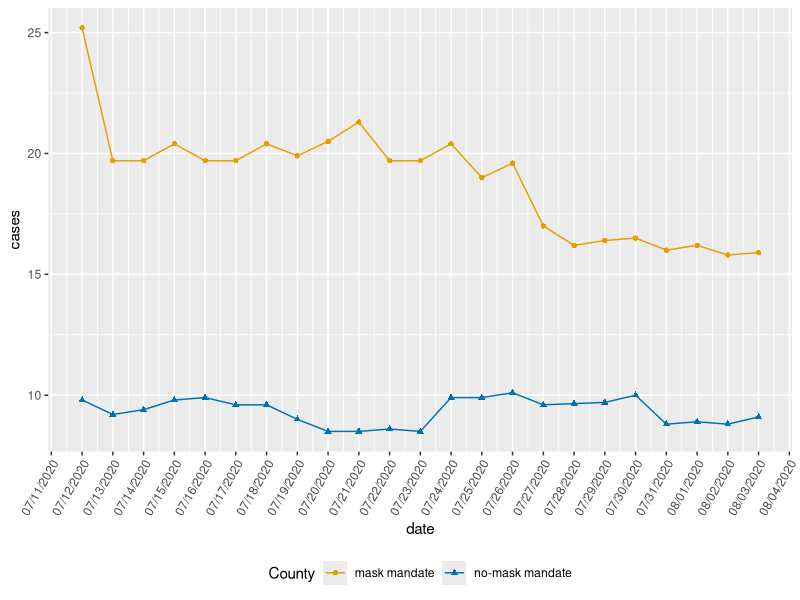

Source code (R):
## ---- chunk 1
#| label: load-packages
#| message: false
#| warning: false
library(tidyverse)
## ---- chunk 2
#| label: r-data
#| echo: false
#| message: false
kansas_covid <- read_csv("exercises/data/kansas_covid.csv")
## ---- chunk 3
#| eval: true
kansas_covid |>
  pivot_longer(!date, names_to = "County" , values_to = "cases") |>
  mutate(date = as.Date(date, format = "%m/%d/%Y")) |>
  ggplot(
    aes(x = date , y = cases , color = County)
  ) +
  geom_line() +
  geom_point(aes(shape = County)) + 
  scale_color_manual(values = c("mask mandate" = "#E69F00",
                                "no-mask mandate" = "#0072B2")) +
  scale_x_date(date_labels = "%m/%d/%Y", date_breaks = "1 day") + 
  theme(axis.text.x = element_text(angle = 60, hjust = 1)) +
  theme(legend.position = "bottom")
